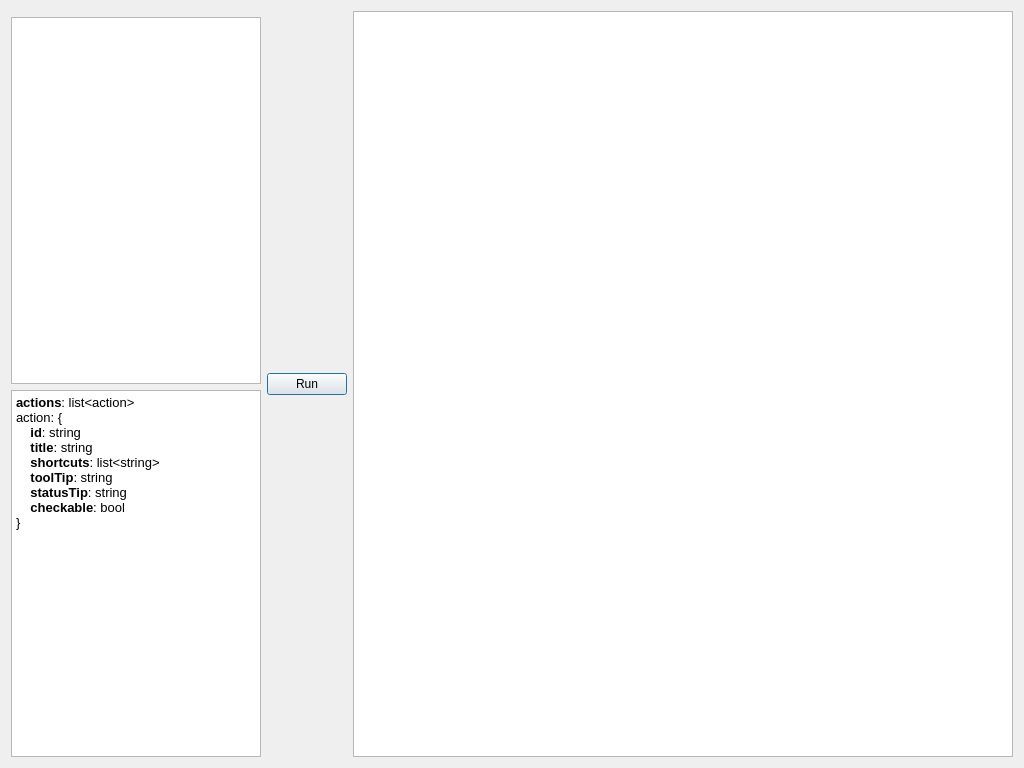
<?xml version="1.0" encoding="UTF-8"?>
<ui version="4.0">
 <class>ActionDialog</class>
 <widget class="QDialog" name="ActionDialog">
  <property name="geometry">
   <rect>
    <x>0</x>
    <y>0</y>
    <width>1024</width>
    <height>768</height>
   </rect>
  </property>
  <property name="windowTitle">
   <string>Extract Actions</string>
  </property>
  <layout class="QHBoxLayout" name="horizontalLayout">
   <item>
    <layout class="QVBoxLayout" name="verticalLayout">
     <item>
      <widget class="FileSelector" name="fileSelector" native="true">
       <property name="maximumSize">
        <size>
         <width>250</width>
         <height>16777215</height>
        </size>
       </property>
      </widget>
     </item>
     <item>
      <widget class="QTreeView" name="treeView">
       <property name="sizePolicy">
        <sizepolicy hsizetype="Preferred" vsizetype="Expanding">
         <horstretch>0</horstretch>
         <verstretch>0</verstretch>
        </sizepolicy>
       </property>
       <property name="maximumSize">
        <size>
         <width>250</width>
         <height>16777215</height>
        </size>
       </property>
       <property name="autoScroll">
        <bool>false</bool>
       </property>
       <attribute name="headerVisible">
        <bool>false</bool>
       </attribute>
       <attribute name="headerDefaultSectionSize">
        <number>35</number>
       </attribute>
      </widget>
     </item>
     <item>
      <widget class="QTextEdit" name="textEdit">
       <property name="sizePolicy">
        <sizepolicy hsizetype="Preferred" vsizetype="Expanding">
         <horstretch>0</horstretch>
         <verstretch>0</verstretch>
        </sizepolicy>
       </property>
       <property name="maximumSize">
        <size>
         <width>250</width>
         <height>16777215</height>
        </size>
       </property>
       <property name="html">
        <string>&lt;!DOCTYPE HTML PUBLIC &quot;-//W3C//DTD HTML 4.0//EN&quot; &quot;http://www.w3.org/TR/REC-html40/strict.dtd&quot;&gt;
&lt;html&gt;&lt;head&gt;&lt;meta name=&quot;qrichtext&quot; content=&quot;1&quot; /&gt;&lt;style type=&quot;text/css&quot;&gt;
p, li { white-space: pre-wrap; }
&lt;/style&gt;&lt;/head&gt;&lt;body style=&quot; font-family:'MS Shell Dlg 2'; font-size:8.25pt; font-weight:400; font-style:normal;&quot;&gt;
&lt;p style=&quot; margin-top:0px; margin-bottom:0px; margin-left:0px; margin-right:0px; -qt-block-indent:0; text-indent:0px;&quot;&gt;&lt;span style=&quot; font-size:10pt; font-weight:600;&quot;&gt;actions&lt;/span&gt;&lt;span style=&quot; font-size:10pt;&quot;&gt;: list&amp;lt;action&amp;gt;&lt;/span&gt;&lt;/p&gt;
&lt;p style=&quot; margin-top:0px; margin-bottom:0px; margin-left:0px; margin-right:0px; -qt-block-indent:0; text-indent:0px;&quot;&gt;&lt;span style=&quot; font-size:10pt;&quot;&gt;action: {&lt;/span&gt;&lt;/p&gt;
&lt;p style=&quot; margin-top:0px; margin-bottom:0px; margin-left:0px; margin-right:0px; -qt-block-indent:0; text-indent:0px;&quot;&gt;&lt;span style=&quot; font-size:10pt;&quot;&gt;    &lt;/span&gt;&lt;span style=&quot; font-size:10pt; font-weight:600;&quot;&gt;id&lt;/span&gt;&lt;span style=&quot; font-size:10pt;&quot;&gt;: string&lt;/span&gt;&lt;/p&gt;
&lt;p style=&quot; margin-top:0px; margin-bottom:0px; margin-left:0px; margin-right:0px; -qt-block-indent:0; text-indent:0px;&quot;&gt;&lt;span style=&quot; font-size:10pt;&quot;&gt;    &lt;/span&gt;&lt;span style=&quot; font-size:10pt; font-weight:600;&quot;&gt;title&lt;/span&gt;&lt;span style=&quot; font-size:10pt;&quot;&gt;: string&lt;/span&gt;&lt;/p&gt;
&lt;p style=&quot; margin-top:0px; margin-bottom:0px; margin-left:0px; margin-right:0px; -qt-block-indent:0; text-indent:0px;&quot;&gt;&lt;span style=&quot; font-size:10pt;&quot;&gt;    &lt;/span&gt;&lt;span style=&quot; font-size:10pt; font-weight:600;&quot;&gt;shortcuts&lt;/span&gt;&lt;span style=&quot; font-size:10pt;&quot;&gt;: list&amp;lt;string&amp;gt;&lt;/span&gt;&lt;/p&gt;
&lt;p style=&quot; margin-top:0px; margin-bottom:0px; margin-left:0px; margin-right:0px; -qt-block-indent:0; text-indent:0px;&quot;&gt;&lt;span style=&quot; font-size:10pt;&quot;&gt;    &lt;/span&gt;&lt;span style=&quot; font-size:10pt; font-weight:600;&quot;&gt;toolTip&lt;/span&gt;&lt;span style=&quot; font-size:10pt;&quot;&gt;: string&lt;/span&gt;&lt;/p&gt;
&lt;p style=&quot; margin-top:0px; margin-bottom:0px; margin-left:0px; margin-right:0px; -qt-block-indent:0; text-indent:0px;&quot;&gt;&lt;span style=&quot; font-size:10pt;&quot;&gt;    &lt;/span&gt;&lt;span style=&quot; font-size:10pt; font-weight:600;&quot;&gt;statusTip&lt;/span&gt;&lt;span style=&quot; font-size:10pt;&quot;&gt;: string&lt;/span&gt;&lt;/p&gt;
&lt;p style=&quot; margin-top:0px; margin-bottom:0px; margin-left:0px; margin-right:0px; -qt-block-indent:0; text-indent:0px;&quot;&gt;&lt;span style=&quot; font-size:10pt;&quot;&gt;    &lt;/span&gt;&lt;span style=&quot; font-size:10pt; font-weight:600;&quot;&gt;checkable&lt;/span&gt;&lt;span style=&quot; font-size:10pt;&quot;&gt;: bool&lt;/span&gt;&lt;/p&gt;
&lt;p style=&quot; margin-top:0px; margin-bottom:0px; margin-left:0px; margin-right:0px; -qt-block-indent:0; text-indent:0px;&quot;&gt;&lt;span style=&quot; font-size:10pt;&quot;&gt;}&lt;/span&gt;&lt;/p&gt;&lt;/body&gt;&lt;/html&gt;</string>
       </property>
      </widget>
     </item>
    </layout>
   </item>
   <item>
    <widget class="QPushButton" name="runButton">
     <property name="text">
      <string>Run</string>
     </property>
    </widget>
   </item>
   <item>
    <widget class="QTextEdit" name="resultText"/>
   </item>
  </layout>
 </widget>
 <customwidgets>
  <customwidget>
   <class>FileSelector</class>
   <extends>QWidget</extends>
   <header>fileselector.h</header>
   <container>1</container>
  </customwidget>
 </customwidgets>
 <resources/>
 <connections/>
</ui>
